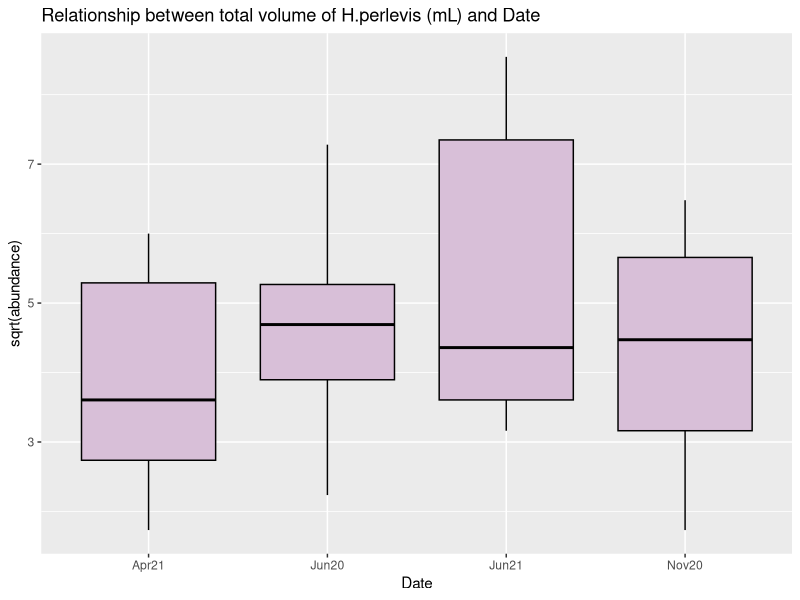
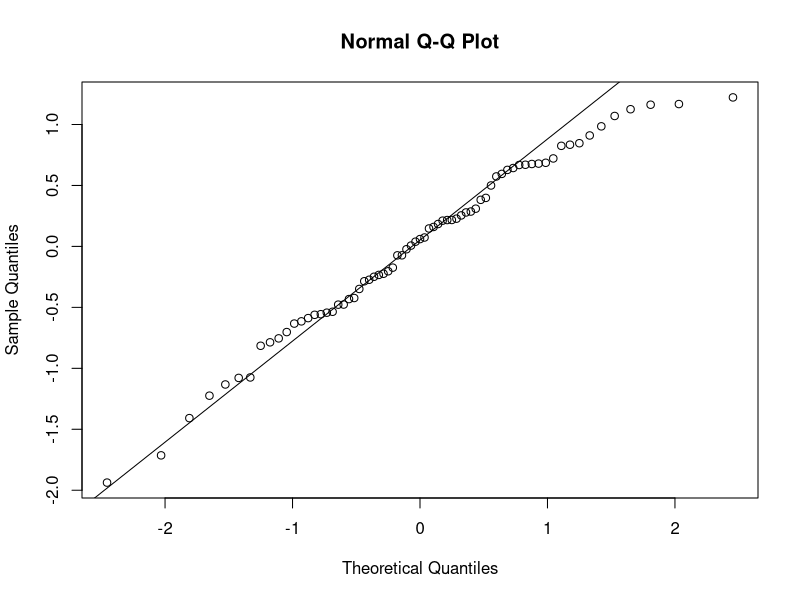

Here is the R script that generated these plots, in order:
## ---- chunk 1
knitr::opts_chunk$set(echo = TRUE)
options(repos = "https://cloud.r-project.org")
library(car)
library(lme4)
library(multcomp)
library(ggplot2)
install.packages("knitr")
install.packages("kableExtra")


library(knitr)
library(kableExtra)

## ---- chunk 2
prey_ab_vol <- read.csv('Dataa/prey_ab_vol.csv')
prey_ab_vol$n <- prey_ab_vol$N.H..perlevis
prey_ab_vol$row_id <- factor(1:nrow(prey_ab_vol))
prey_ab_vol$Date <- factor(prey_ab_vol$Date)
prey_ab_vol <- prey_ab_vol[, colSums(is.na(prey_ab_vol)) == 0]

#cleaning up names 
# Rename specific columns by name
old_names <- c("N.quadrat", "N.H..perlevis","Volumen.Hym..mL."," Date","row_id")  # Example: column names to be renamed
new_names <- c("Quadrant number ", "Abundance (n)","Volume (mL)","Date","row_id")  # Example: new names for the columns

for (i in 1:length(old_names)) {
  colnames(prey_ab_vol)[colnames(prey_ab_vol) == old_names[i]] <- new_names[i]
}
prey_ab_vol$log.v <-log(prey_ab_vol$`Volume (mL)`)


#anova for whole volume
m7a <- aov(log.v~Date,data=prey_ab_vol)

## ---- chunk 3
# Create the data frame
anova_results9 <- data.frame(
  "-"= c("Date", "Residuals"),
  "Df" = c("3", "67"),
  "Sum Sq" = c(82.274, 35.762),
  "Mean Sq" = c(27.4246, 0.5338),
  "F value" = c(51.381, NA),
  "Pr(>F)" = c("< 2.2e-16 ***", NA)
)
kable(anova_results9,caption= "ANOVA on total volume, predictor date`")


# tukey results
Cowsandcat<- data.frame(
  "diff" = c("Apr21-Nov20", "Jun21-Nov20", "Jun20-Nov20", "Jun21-Apr21", "Jun20-Apr21", "Jun20-Jun21"),
  "lwr" = c(0.46159661, 1.17472826, 2.38303878, 0.01230726, 1.22088054, 0.61514235),
  "upr" = c(1.920389, 2.533323, 3.729776, 1.313758, 2.509948, 1.789621),
  "p adj" = c(0.0003224, 0.0000000, 0.0000000, 0.0442034, 0.0000000, 0.0000057)
)

kable(Cowsandcat, caption= "Tukey on anova")


library(ggplot2)
 ggplot(prey_ab_vol, aes(x = Date, y = sqrt(`Abundance (n)`))) +
  geom_boxplot(fill = "thistle", color = "black") +
  labs(title = "Relationship between total volume of H.perlevis (mL) and Date ") +
  xlab("Date") +
  ylab("sqrt(abundance)")


residualsm7a <- residuals(m7a)
qqnormm7a <- qqnorm(residualsm7a)
qqnormm7a <- qqline(residualsm7a)

library(car)

levene_results1 <- leveneTest(m7a)
kable(levene_results1,caption= "levenes test")
